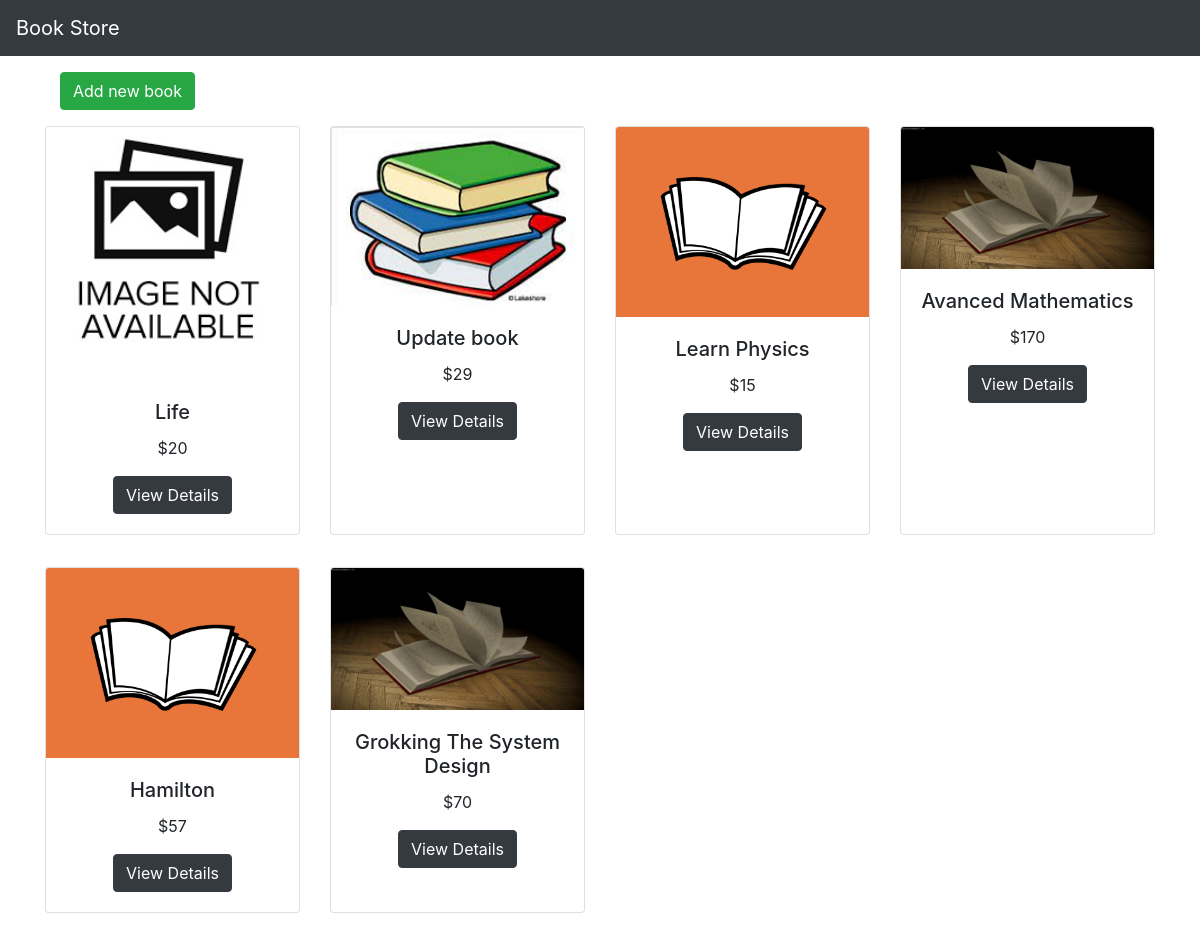
The page / on the database its author committed.
### myapp/models.py (models this page shows, shortened)
class Book(models.Model):
    name = models.CharField(max_length=100)
    desc = models.CharField(max_length=300)
    price = models.IntegerField()
    book_image = models.ImageField(default='default.jpg', upload_to='book_images')

### myapp/views.py (the view)
# urls.py: path('', views.index, name='index'),
def index(request):
    book_list = Book.objects.all()
    context =  {
        'book_list': book_list
    }
    return render(request, 'myapp/index.html', context)

### myapp/templates/myapp/index.html
{% extends 'myapp/base.html' %}
{% block body %}
<div class="container">
    <div class="container mt-3">
            <a class="btn btn-success" href="{% url 'myapp:add_book' %}">Add new book</a>
    </div>
    <div class="row">
        {% for book in book_list %}
        <div class="col-md-3 mb-3 mt-3">
            <div class="card h-100 text-center">
                <img class="card-img-top" src="{{book.book_image.url}}" alt="Image">
                <div class="card-body">
                    <h5 class="card-title">{{book.name}}</h5>
                    <p class="card-text">${{book.price}}</p>
                    <a class="btn btn-dark" href="{% url 'myapp:detail' book.id %}">View Details</a>
                </div>
            </div>
        </div>
        {% endfor %}
    </div>
</div>
{% endblock %}

### myapp/templates/myapp/base.html (shortened to what this page needs)
{% load static %}
<html lang="en">
<head>
    <link rel="stylesheet" href="https://cdn.jsdelivr.net/npm/bootstrap@4.0.0/dist/css/bootstrap.min.css">
    <link rel="stylesheet" href="{% static 'myapp/style.css' %}">
</head>
<body>
    <nav class="navbar navbar-dark bg-dark">
      <a class="navbar-brand" href="{% url 'myapp:index' %}">
          Book Store
      </a>
    </nav>
    {% block body %}
    {% endblock %}
</body>
</html>

### rows shown on the page
Book: book_image (placeholder picture), name "Life", price "20"
Book: book_image (picture), name "Update book", price "29"
Book: book_image (picture), name "Learn Physics", price "15"
Book: book_image (picture), name "Avanced Mathematics", price "170"
Book: book_image (picture), name "Hamilton", price "57"
Book: book_image (picture), name "Grokking The System Design", price "70"
